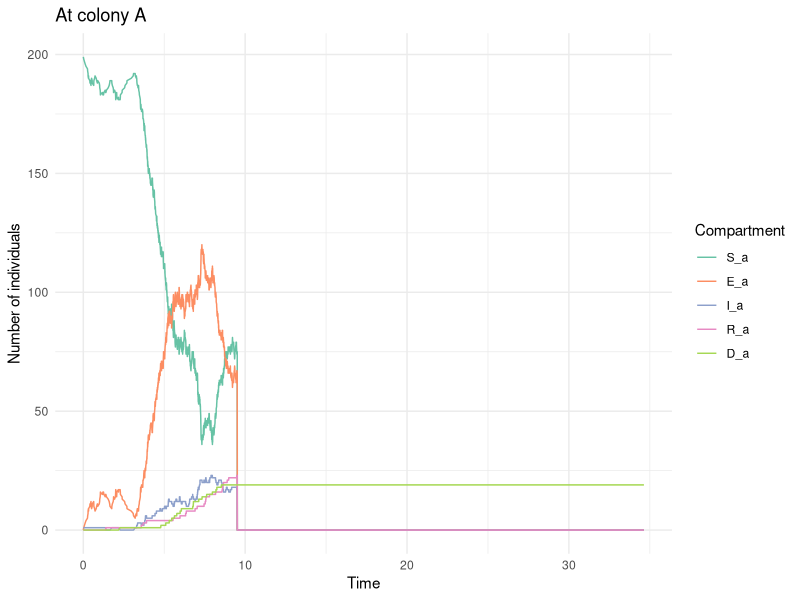
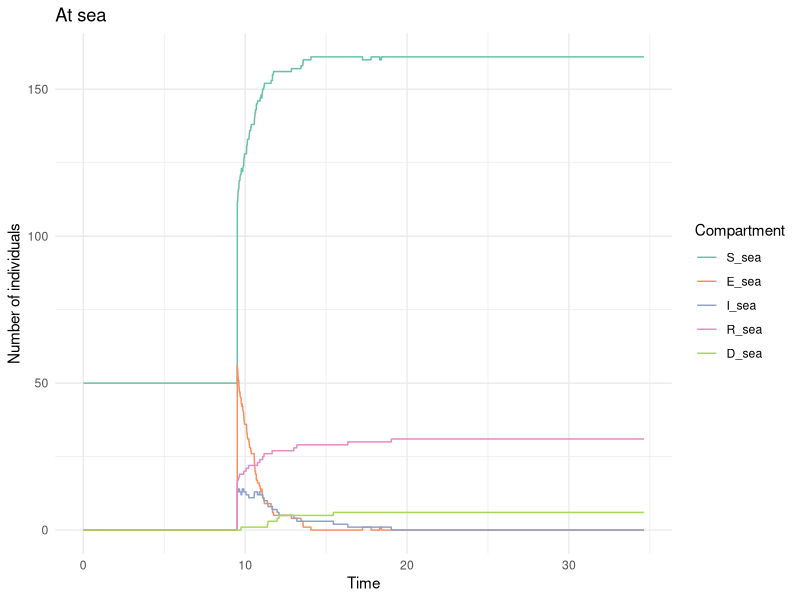
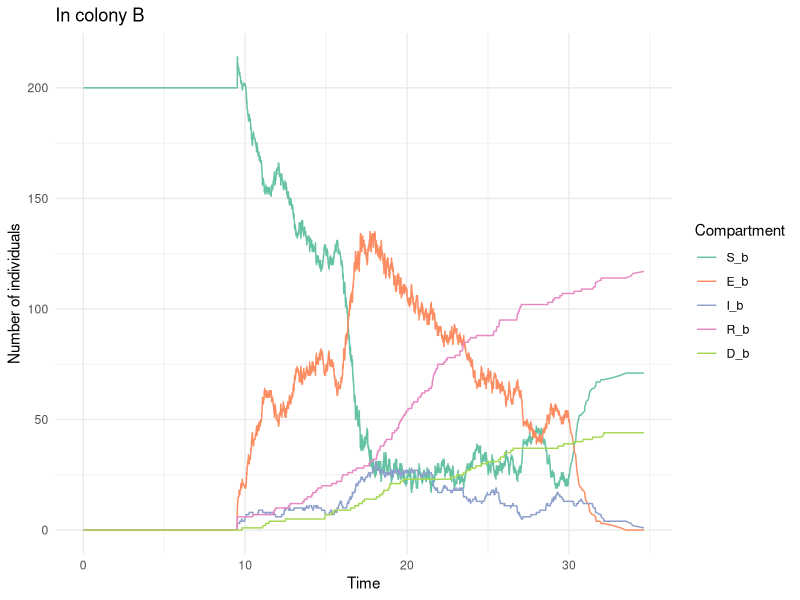

These figures' R source, in order:



# -------------------------------------------------------------------------


# -------------------------------------------------------------------------



library(tidyverse)
library(ggplot2)
library(reshape2)
library(abind)
library(cowplot)

# Parameters

# Simulation time

total_time <- 50    

# Epidemiological parameters

epi_param = list( 
  # Rate of progression from exposed to infectious (inverse of incubation period)
  sigma = 1/10.2, 
  # Recovery rate (inverse of infectious period)
  gamma = 1/2.9,
  # Rate of progression from infectious to exposed
  eta =  0.9, 
  # Rate of mortality 
  mu = (1/2.9) * 0.5,
  # Transmission rate in a colony, at sea
  beta = matrix(c(0.12, 0.05, 0.15, 0,
                              0.001, 0.001, 0.001, 0.001),
                            nrow = 2, ncol = 4, byrow = T),
  # Transmission rate period
  transmission_period = c(0, 8, 16, 30),
  # Transition from colony A to the sea
  zeta = 0.001                
)


# Induced dispersion parameters

disp_param = list(
  
  # Proportion of dispersed adults
  prop_dispersal = 1,
  # Proportion of prospectors among dispersed adults
  prop_prospecting = 0.2,
  # Date of induced dispersion
  dispersal_date = 10 
  
)

# Initial state

## In colony A
N <- 200                  
initial_infected <- 1
initial_exposed <- 0
initial_recovered <- 0
initial_susceptible <- N - initial_infected - initial_exposed - initial_recovered
initial_dead <- 0

initial_state_A <- c(S = initial_susceptible,
                     E = initial_exposed,
                     I = initial_infected,
                     R = initial_recovered,
                     D = initial_dead)

## At sea
N <- 50                  
initial_infected <- 0
initial_exposed <- 0
initial_recovered <- 0
initial_susceptible <- N - initial_infected - initial_exposed - initial_recovered
initial_dead <- 0

initial_state_sea <- c(S = initial_susceptible,
                       E = initial_exposed,
                       I = initial_infected,
                       R = initial_recovered,
                       D = initial_dead)

## In colony B
N <- 200                  
initial_infected <- 0
initial_exposed <- 0
initial_recovered <- 0
initial_susceptible <- N - initial_infected - initial_exposed - initial_recovered
initial_dead <- 0

initial_state_B <- c(S = initial_susceptible,
                     E = initial_exposed,
                     I = initial_infected,
                     R = initial_recovered,
                     D = initial_dead)


initial_state = matrix(data = c(initial_state_A,
                                initial_state_sea,
                                initial_state_B), 
                       nrow = 3, ncol = 5, 
                       byrow = T)

# Gillespie SEIR model function
gillespie_seir <- function(epi_param, 
                           disp_param,
                           initial_state, 
                           total_time) {
  
  sigma = epi_param$sigma
  gamma = epi_param$gamma
  eta = epi_param$eta
  mu = epi_param$mu
  beta_colony = epi_param$beta[1,]
  beta_sea = epi_param$beta[2,]
  transmission_period = epi_param$transmission_period
  zeta = epi_param$zeta
  
  prop_dispersal = disp_param$prop_dispersal
  prop_prospecting = disp_param$prop_prospecting
  dispersal_date = disp_param$dispersal_date
  
  # Initialization
  times <- c(0)
  states <- array(dim = c(3,5,1), data = initial_state)
  already_dispersed = F
  
  # Next event
  while (times[length(times)] < total_time) {
    
    S_a <- states[1, 1, dim(states)[3]]
    E_a <- states[1, 2, dim(states)[3]]
    I_a <- states[1, 3, dim(states)[3]]
    R_a <- states[1, 4, dim(states)[3]]
    D_a <- states[1, 5, dim(states)[3]]
    
    S_sea <- states[2, 1, dim(states)[3]]
    E_sea <- states[2, 2, dim(states)[3]]
    I_sea <- states[2, 3, dim(states)[3]]
    R_sea <- states[2, 4, dim(states)[3]]
    D_sea <- states[2, 5, dim(states)[3]]
    
    S_b <- states[3, 1, dim(states)[3]]
    E_b <- states[3, 2, dim(states)[3]]
    I_b <- states[3, 3, dim(states)[3]]
    R_b <- states[3, 4, dim(states)[3]]
    D_b <- states[3, 5, dim(states)[3]]
    
    # Transmission period
    period = findInterval(times[length(times)], transmission_period) 
    beta_colony_t = beta_colony[period]
    beta_sea_t = beta_sea[period]
    
    # Induction of dispersion
    if (round(times[length(times)] ) == dispersal_date & !already_dispersed) { 
      
      # Number of adults in colony A
      N_a = S_a + E_a + I_a + R_a
      # Number of adults in colony A who are dispersed
      N_disp_a = round(N_a * prop_dispersal)
      # Distribution of dispersed adults by epidemiological status
      disp_a = sample(c(rep("S_a", S_a), rep("E_a", E_a),rep("I_a", I_a),rep("R_a", R_a)),
             size = N_disp_a, 
             replace = F) %>% 
        factor(., levels = c("S_a","E_a","I_a","R_a")) %>% 
        table()

      # Number of susceptible adults who are dispersed from colony A
      disp_S_a = disp_a["S_a"]
      # Number of susceptible adults who are dispersed from colony A and prospect other colonies
      disp_S_a_prospecting=  rbinom(1, size = disp_S_a, prob = prop_prospecting)
      # Update of the number of susceptible adults
      S_a = S_a - disp_S_a
      S_sea = S_sea + (disp_S_a - disp_S_a_prospecting)
      S_b = S_b + disp_S_a_prospecting
      
      # Same for exposed adults from colony A
      disp_E_a = disp_a["E_a"]
      disp_E_a_prospecting=  rbinom(1, size = disp_E_a, prob = prop_prospecting)
      E_a = E_a - disp_E_a
      E_sea = E_sea + (disp_E_a - disp_E_a_prospecting)
      E_b = E_b + disp_E_a_prospecting
      
      # Same for infected adults from colony A
      disp_I_a = disp_a["I_a"]
      disp_I_a_prospecting=  rbinom(1, size = disp_I_a, prob = prop_prospecting)
      I_a = I_a - disp_I_a
      I_sea = I_sea + (disp_I_a - disp_I_a_prospecting)
      I_b = I_b + disp_I_a_prospecting
      
      # Same for recovered adults from colony A
      disp_R_a = disp_a["R_a"]
      disp_R_a_prospecting=  rbinom(1, size = disp_R_a, prob = prop_prospecting)
      R_a = R_a - disp_R_a
      R_sea = R_sea + (disp_R_a - disp_R_a_prospecting)
      R_b = R_b + disp_R_a_prospecting
      
      already_dispersed = T
        
    }
    
    # Rates of each possible event
    rates <- c(
      "S_a_to_E_a" = beta_colony_t * S_a * I_a,
      "E_a_to_S_a" = eta * E_a,
      "E_a_to_I_a" = sigma * E_a,
      "I_a_to_R_a" = gamma * I_a,
      "I_a_to_D_a" = mu * I_a,
      
      "S_sea_to_E_sea" = beta_sea_t * S_sea * I_sea,
      "E_sea_to_S_sea" = eta * E_sea,
      "E_sea_to_I_sea" = sigma * E_sea,
      "I_sea_to_R_sea" = gamma * I_sea,
      "I_sea_to_D_sea" = mu * I_sea,
      
      "S_b_to_E_b" = beta_colony_t * S_b * I_b,
      "E_b_to_S_b" = eta * E_b,
      "E_b_to_I_b" = sigma * E_b,
      "I_b_to_R_b" = gamma * I_b,
      "I_b_to_D_b" = mu * I_b,
      
      "S_a_to_S_sea" = zeta * S_a,
      "E_a_to_E_sea" = zeta * E_a,
      "I_a_to_I_sea" = zeta * I_a,
      "R_a_to_R_sea" = zeta * R_a
      
      
    )
    
    total_rate <- sum(rates)
    
    if (total_rate == 0) {
      break
    }
    
    time_step <- rexp(1, total_rate)
    times <- c(times, times[length(times)] + time_step)
    
    transition <- sample(names(rates), 1, prob = rates / total_rate)
    
    if (transition == "S_a_to_E_a") {
      S_a <- S_a - 1
      E_a <- E_a + 1
    } else if (transition == "E_a_to_S_a") {
      E_a <- E_a - 1
      S_a <- S_a + 1
    } else if (transition == "E_a_to_I_a") {
      E_a <- E_a - 1
      I_a <- I_a + 1
    } else if (transition == "I_a_to_R_a") {
      I_a <- I_a - 1
      R_a <- R_a + 1
    } else if (transition == "I_a_to_D_a") {
      I_a <- I_a - 1
      D_a <- D_a + 1
    } else if (transition == "S_sea_to_E_sea") {
      S_sea <- S_sea - 1
      E_sea <- E_sea + 1
    } else if (transition == "E_sea_to_S_sea") {
      E_sea <- E_sea - 1
      S_sea <- S_sea + 1
    } else if (transition == "E_sea_to_I_sea") {
      E_sea <- E_sea - 1
      I_sea <- I_sea + 1
    } else if (transition == "I_sea_to_R_sea") {
      I_sea <- I_sea - 1
      R_sea <- R_sea + 1
    } else if (transition == "I_sea_to_D_sea") {
      I_sea <- I_sea - 1
      D_sea <- D_sea + 1
    } else if (transition == "S_b_to_E_b") {
      S_b <- S_b - 1
      E_b <- E_b + 1
    } else if (transition == "E_b_to_S_b") {
      E_b <- E_b - 1
      S_b <- S_b + 1
    } else if (transition == "E_b_to_I_b") {
      E_b <- E_b - 1
      I_b <- I_b + 1
    } else if (transition == "I_b_to_R_b") {
      I_b <- I_b - 1
      R_b <- R_b + 1
    } else if (transition == "I_b_to_D_b") {
      I_b <- I_b - 1
      D_b <- D_b + 1
    } else if (transition == "S_a_to_S_sea") {
      S_a <- S_a - 1
      S_sea <- S_sea + 1
    } else if (transition == "E_a_to_E_sea") {
      E_a <- E_a - 1
      E_sea <- E_sea + 1
    } else if (transition == "I_a_to_I_sea") {
      I_a <- I_a - 1
      I_sea <- I_sea + 1
    } else if (transition == "R_a_to_R_sea") {
      R_a <- R_a - 1
      R_sea <- R_sea + 1
    }
    
    
    new_state = matrix(data = c(S_a, E_a, I_a, R_a, D_a,
                                S_sea, E_sea, I_sea, R_sea, D_sea,
                                S_b, E_b, I_b, R_b, D_b),
                           nrow = 3, ncol = 5, 
                           byrow = T)
    
    states <- abind(states, new_state)

  }
  
  output <- data.frame(
    time = times,
    S_a = states[1, 1, ],
    E_a = states[1, 2, ],
    I_a = states[1, 3, ],
    R_a = states[1, 4, ],
    D_a = states[1, 5, ],
    S_sea = states[2, 1, ],
    E_sea = states[2, 2, ],
    I_sea = states[2, 3, ],
    R_sea = states[2, 4, ],
    D_sea = states[2, 5, ],
    S_b = states[3, 1, ],
    E_b = states[3, 2, ],
    I_b = states[3, 3, ],
    R_b = states[3, 4, ],
    D_b = states[3, 5, ]
  )
  
  return(output)
}

# Run simulation

output <- gillespie_seir(epi_param, 
                         disp_param,
                         initial_state, 
                         total_time)



# Plot results
output_long <- melt(output[1:nrow(output)-1, ], id = "time")

output_a <- output_long %>% filter(variable %in% c("S_a", "E_a", "I_a", "R_a", "D_a"))
plot_a <- ggplot(output_a, aes(x = time, y = value, color = variable)) +
  geom_line() +
  labs(x = "Time", y = "Number of individuals", color = "Compartment") +
  theme_minimal() +
  ggtitle("At colony A")+
  scale_color_brewer(palette="Set2")


output_sea <- output_long %>% filter(variable %in% c("S_sea", "E_sea", "I_sea", "R_sea", "D_sea"))
plot_sea <- ggplot(output_sea, aes(x = time, y = value, color = variable)) +
  geom_line() +
  labs(x = "Time", y = "Number of individuals", color = "Compartment") +
  theme_minimal() +
  ggtitle("At sea")+
  scale_color_brewer(palette="Set2")


output_b <- output_long %>% filter(variable %in% c("S_b", "E_b", "I_b", "R_b", "D_b"))
plot_b <- ggplot(output_b, aes(x = time, y = value, color = variable)) +
  geom_line() +
  labs(x = "Time", y = "Number of individuals", color = "Compartment") +
  theme_minimal() +
  ggtitle("In colony B") +
  scale_color_brewer(palette="Set2")


# Display plots
plot_a 
plot_sea
plot_b


# 
# summary_output = function(output){
#   
#   N_a = output[1, c("S_a", "I_a")] %>% sum()
#   
#   max_infected_a = max(output[, "I_a"]) 
#   prop_max_infected_a = max_infected_a / N_a
#   dead_a = output[nrow(output), "D_a"]
#   prop_dead_a = dead_a / N_a
#   
#   max_infected_sea = max(output[, "I_sea"]) 
#   dead_sea = output[nrow(output), "D_sea"]
#   
#   prop_non_exposed_from_a = (output[nrow(output), "S_a"] + output[nrow(output), "S_sea"] - output[1, "S_sea"] ) / N_a
#   
#   return( data.frame(
#     N_a = N_a,
#     max_infected_a = max_infected_a,
#     prop_max_infected_a = prop_max_infected_a,
#     dead_a = dead_a,
#     prop_dead_a = prop_dead_a,
#     max_infected_sea = max_infected_sea,
#     dead_sea = dead_sea,
#     prop_non_exposed_from_a = prop_non_exposed_from_a
#     
#   ))
# }
# 
# 
# output_long_list = data.frame()
# response_list = data.frame()
# 
# nb_iterations = 8
# 
# for (i in 1:nb_iterations){
#   
#   output = gillespie_seir(epi_param, initial_state, total_time)
#   output_long = melt(output, id = "time")
#   
#   output_long_i <- cbind(output_long,
#                          data.frame(simulation = rep(i, times = nrow(output_long))))
#   
#   output_long_list = rbind(output_long_list, output_long_i)
#   response_list = rbind(response_list, summary_output(output))
#   
# }
# 
# 
# output_a <- output_long_list %>% filter(variable %in% c("S_a", "E_a", "I_a", "R_a", "D_a"))
# 
# p = ggplot()
# for(i in 1:nb_iterations){
#   p = p + geom_line(data = output_a %>% subset(., simulation == i )
#                     , aes(x = time, y = value, color = variable)) 
# }
# p = p +
#   labs(x = "Time", y = "Number of individuals", color = "Compartment") +
#   theme_minimal() +
#   ggtitle("Stochastic SEIR Model Simulation (Gillespie Algorithm)")
# 
# 
# p
# 
# 
# data_long <- pivot_longer(response_list, cols = -N_a, names_to = "variable", values_to = "value")
# 
# # Créer les diagrammes en violon pour chaque variable
# ggplot(data_long %>% subset(., variable %in% c("dead_a", "max_infected_a")),
#        aes(x = variable, y = value)) +
#   geom_violin() + 
#   geom_dotplot(binaxis='y', stackdir='center', dotsize=1)
# 
# 
